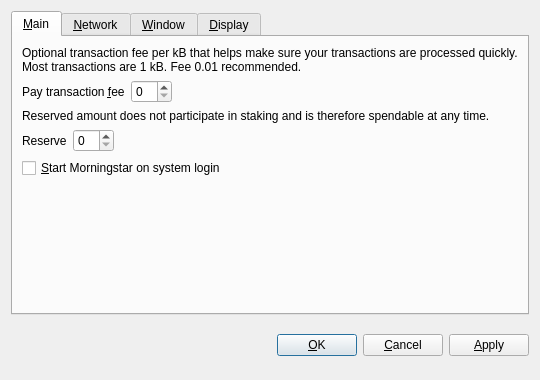
<?xml version="1.0" encoding="UTF-8"?>
<ui version="4.0">
 <class>OptionsDialog</class>
 <widget class="QDialog" name="OptionsDialog">
  <property name="geometry">
   <rect>
    <x>0</x>
    <y>0</y>
    <width>540</width>
    <height>380</height>
   </rect>
  </property>
  <property name="windowTitle">
   <string>Options</string>
  </property>
  <property name="modal">
   <bool>true</bool>
  </property>
  <layout class="QVBoxLayout" name="verticalLayout">
   <item>
    <widget class="QTabWidget" name="tabWidget">
     <property name="tabPosition">
      <enum>QTabWidget::North</enum>
     </property>
     <property name="currentIndex">
      <number>0</number>
     </property>
     <widget class="QWidget" name="tabMain">
      <attribute name="title">
       <string>&amp;Main</string>
      </attribute>
      <layout class="QVBoxLayout" name="verticalLayout_Main">
       <item>
        <widget class="QLabel" name="transactionFeeInfoLabel">
         <property name="text">
          <string>Optional transaction fee per kB that helps make sure your transactions are processed quickly. Most transactions are 1 kB. Fee 0.01 recommended.</string>
         </property>
         <property name="textFormat">
          <enum>Qt::PlainText</enum>
         </property>
         <property name="wordWrap">
          <bool>true</bool>
         </property>
        </widget>
       </item>
       <item>
        <layout class="QHBoxLayout" name="horizontalLayoutFee">
         <item>
          <widget class="QLabel" name="transactionFeeLabel">
           <property name="text">
            <string>Pay transaction &amp;fee</string>
           </property>
           <property name="textFormat">
            <enum>Qt::PlainText</enum>
           </property>
           <property name="buddy">
            <cstring>transactionFee</cstring>
           </property>
          </widget>
         </item>
         <item>
          <widget class="BitcoinAmountField" name="transactionFee"/>
         </item>
         <item>
          <spacer name="horizontalSpacerFee">
           <property name="orientation">
            <enum>Qt::Horizontal</enum>
           </property>
           <property name="sizeHint" stdset="0">
            <size>
             <width>40</width>
             <height>20</height>
            </size>
           </property>
          </spacer>
         </item>
        </layout>
       </item>
       <item>
        <widget class="QLabel" name="reserveBalanceInfoLabel">
         <property name="text">
          <string>Reserved amount does not participate in staking and is therefore spendable at any time.</string>
         </property>
         <property name="textFormat">
          <enum>Qt::PlainText</enum>
         </property>
         <property name="wordWrap">
          <bool>true</bool>
         </property>
        </widget>
       </item>
       <item>
        <layout class="QHBoxLayout" name="horizontalLayoutReserveBalance">
         <item>
          <widget class="QLabel" name="reserveBalanceLabel">
           <property name="text">
            <string>Reserve</string>
           </property>
           <property name="textFormat">
            <enum>Qt::PlainText</enum>
           </property>
           <property name="buddy">
            <cstring>reserveBalance</cstring>
           </property>
          </widget>
         </item>
         <item>
          <widget class="BitcoinAmountField" name="reserveBalance"/>
         </item>
         <item>
          <spacer name="horizontalSpacerReserveBalance">
           <property name="orientation">
            <enum>Qt::Horizontal</enum>
           </property>
           <property name="sizeHint" stdset="0">
            <size>
             <width>40</width>
             <height>20</height>
            </size>
           </property>
          </spacer>
         </item>
        </layout>
       </item>
       <item>
        <widget class="QCheckBox" name="bitcoinAtStartup">
         <property name="toolTip">
          <string>Automatically start Morningstar after logging in to the system.</string>
         </property>
         <property name="text">
          <string>&amp;Start Morningstar on system login</string>
         </property>
        </widget>
       </item>
       <item>
        <spacer name="verticalSpacer_Main">
         <property name="orientation">
          <enum>Qt::Vertical</enum>
         </property>
         <property name="sizeHint" stdset="0">
          <size>
           <width>20</width>
           <height>40</height>
          </size>
         </property>
        </spacer>
       </item>
      </layout>
     </widget>
     <widget class="QWidget" name="tabNetwork">
      <attribute name="title">
       <string>&amp;Network</string>
      </attribute>
      <layout class="QVBoxLayout" name="verticalLayout_Network">
       <item>
        <widget class="QCheckBox" name="mapPortUpnp">
         <property name="toolTip">
          <string>Automatically open the Morningstar client port on the router. This only works when your router supports UPnP and it is enabled.</string>
         </property>
         <property name="text">
          <string>Map port using &amp;UPnP</string>
         </property>
        </widget>
       </item>
       <item>
        <widget class="QCheckBox" name="connectSocks">
         <property name="toolTip">
          <string>Connect to the Morningstar network through a SOCKS5 proxy (e.g. when connecting through Tor).</string>
         </property>
         <property name="text">
          <string>&amp;Connect through SOCKS5 proxy:</string>
         </property>
        </widget>
       </item>
       <item>
        <layout class="QHBoxLayout" name="horizontalLayout_Network">
         <item>
          <widget class="QLabel" name="proxyIpLabel">
           <property name="text">
            <string>Proxy &amp;IP:</string>
           </property>
           <property name="textFormat">
            <enum>Qt::PlainText</enum>
           </property>
           <property name="buddy">
            <cstring>proxyIp</cstring>
           </property>
          </widget>
         </item>
         <item>
          <widget class="QValidatedLineEdit" name="proxyIp">
           <property name="maximumSize">
            <size>
             <width>140</width>
             <height>16777215</height>
            </size>
           </property>
           <property name="toolTip">
            <string>IP address of the proxy (e.g. 127.0.0.1)</string>
           </property>
          </widget>
         </item>
         <item>
          <widget class="QLabel" name="proxyPortLabel">
           <property name="text">
            <string>&amp;Port:</string>
           </property>
           <property name="textFormat">
            <enum>Qt::PlainText</enum>
           </property>
           <property name="buddy">
            <cstring>proxyPort</cstring>
           </property>
          </widget>
         </item>
         <item>
          <widget class="QLineEdit" name="proxyPort">
           <property name="maximumSize">
            <size>
             <width>55</width>
             <height>16777215</height>
            </size>
           </property>
           <property name="toolTip">
            <string>Port of the proxy (e.g. 9050)</string>
           </property>
          </widget>
         </item>
         <item>
          <spacer name="horizontalSpacer_Network">
           <property name="orientation">
            <enum>Qt::Horizontal</enum>
           </property>
           <property name="sizeHint" stdset="0">
            <size>
             <width>40</width>
             <height>20</height>
            </size>
           </property>
          </spacer>
         </item>
        </layout>
       </item>
       <item>
        <spacer name="verticalSpacer_Network">
         <property name="orientation">
          <enum>Qt::Vertical</enum>
         </property>
         <property name="sizeHint" stdset="0">
          <size>
           <width>20</width>
           <height>40</height>
          </size>
         </property>
        </spacer>
       </item>
      </layout>
     </widget>
     <widget class="QWidget" name="tabWindow">
      <attribute name="title">
       <string>&amp;Window</string>
      </attribute>
      <layout class="QVBoxLayout" name="verticalLayout_Window">
       <item>
        <widget class="QCheckBox" name="minimizeToTray">
         <property name="toolTip">
          <string>Show only a tray icon after minimizing the window.</string>
         </property>
         <property name="text">
          <string>&amp;Minimize to the tray instead of the taskbar</string>
         </property>
        </widget>
       </item>
       <item>
        <widget class="QCheckBox" name="minimizeOnClose">
         <property name="toolTip">
          <string>Minimize instead of exit the application when the window is closed. When this option is enabled, the application will be closed only after selecting Quit in the menu.</string>
         </property>
         <property name="text">
          <string>M&amp;inimize on close</string>
         </property>
        </widget>
       </item>
       <item>
        <spacer name="verticalSpacer_Window">
         <property name="orientation">
          <enum>Qt::Vertical</enum>
         </property>
         <property name="sizeHint" stdset="0">
          <size>
           <width>20</width>
           <height>40</height>
          </size>
         </property>
        </spacer>
       </item>
      </layout>
     </widget>
     <widget class="QWidget" name="tabDisplay">
      <attribute name="title">
       <string>&amp;Display</string>
      </attribute>
      <layout class="QVBoxLayout" name="verticalLayout_Display">
       <item>
        <layout class="QHBoxLayout" name="horizontalLayout_1_Display">
         <item>
          <widget class="QLabel" name="langLabel">
           <property name="text">
            <string>User Interface &amp;language:</string>
           </property>
           <property name="textFormat">
            <enum>Qt::PlainText</enum>
           </property>
           <property name="buddy">
            <cstring>lang</cstring>
           </property>
          </widget>
         </item>
         <item>
          <widget class="QValueComboBox" name="lang">
           <property name="toolTip">
            <string>The user interface language can be set here. This setting will take effect after restarting Morningstar.</string>
           </property>
          </widget>
         </item>
        </layout>
       </item>
       <item>
        <layout class="QHBoxLayout" name="horizontalLayout_2_Display">
         <item>
          <widget class="QLabel" name="unitLabel">
           <property name="text">
            <string>&amp;Unit to show amounts in:</string>
           </property>
           <property name="textFormat">
            <enum>Qt::PlainText</enum>
           </property>
           <property name="buddy">
            <cstring>unit</cstring>
           </property>
          </widget>
         </item>
         <item>
          <widget class="QValueComboBox" name="unit">
           <property name="toolTip">
            <string>Choose the default subdivision unit to show in the interface and when sending coins.</string>
           </property>
          </widget>
         </item>
        </layout>
       </item>
       <item>
        <widget class="QCheckBox" name="coinControlFeatures">
         <property name="toolTip">
          <string>Whether to show coin control features or not.</string>
         </property>
         <property name="text">
          <string>Display coin &amp;control features (experts only!)</string>
         </property>
        </widget>
       </item>
       <item>
        <widget class="QCheckBox" name="minimizeCoinAge">
         <property name="toolTip">
          <string>Whether to select the coin outputs randomly or with minimal coin age.</string>
         </property>
         <property name="text">
          <string>Minimize weight consumption (experimental)</string>
         </property>
        </widget>
       </item>
       <item>
        <widget class="QCheckBox" name="useBlackTheme">
         <property name="text">
          <string>Use Morningstar visual theme (requires restart)</string>
         </property>
        </widget>
       </item>
       <item>
        <spacer name="verticalSpacer_Display">
         <property name="orientation">
          <enum>Qt::Vertical</enum>
         </property>
         <property name="sizeHint" stdset="0">
          <size>
           <width>20</width>
           <height>40</height>
          </size>
         </property>
        </spacer>
       </item>
      </layout>
     </widget>
    </widget>
   </item>
   <item>
    <layout class="QHBoxLayout" name="horizontalLayout_Buttons">
     <item>
      <spacer name="horizontalSpacer_1">
       <property name="orientation">
        <enum>Qt::Horizontal</enum>
       </property>
       <property name="sizeHint" stdset="0">
        <size>
         <width>40</width>
         <height>48</height>
        </size>
       </property>
      </spacer>
     </item>
     <item>
      <widget class="QLabel" name="statusLabel">
       <property name="font">
        <font>
         <weight>75</weight>
         <bold>true</bold>
        </font>
       </property>
       <property name="text">
        <string/>
       </property>
       <property name="textFormat">
        <enum>Qt::PlainText</enum>
       </property>
       <property name="wordWrap">
        <bool>true</bool>
       </property>
      </widget>
     </item>
     <item>
      <spacer name="horizontalSpacer_2">
       <property name="orientation">
        <enum>Qt::Horizontal</enum>
       </property>
       <property name="sizeHint" stdset="0">
        <size>
         <width>40</width>
         <height>48</height>
        </size>
       </property>
      </spacer>
     </item>
     <item>
      <widget class="QPushButton" name="okButton">
       <property name="text">
        <string>&amp;OK</string>
       </property>
      </widget>
     </item>
     <item>
      <widget class="QPushButton" name="cancelButton">
       <property name="text">
        <string>&amp;Cancel</string>
       </property>
       <property name="autoDefault">
        <bool>false</bool>
       </property>
      </widget>
     </item>
     <item>
      <widget class="QPushButton" name="applyButton">
       <property name="text">
        <string>&amp;Apply</string>
       </property>
       <property name="autoDefault">
        <bool>false</bool>
       </property>
      </widget>
     </item>
    </layout>
   </item>
  </layout>
 </widget>
 <customwidgets>
  <customwidget>
   <class>BitcoinAmountField</class>
   <extends>QSpinBox</extends>
   <header>bitcoinamountfield.h</header>
  </customwidget>
  <customwidget>
   <class>QValueComboBox</class>
   <extends>QComboBox</extends>
   <header>qvaluecombobox.h</header>
  </customwidget>
  <customwidget>
   <class>QValidatedLineEdit</class>
   <extends>QLineEdit</extends>
   <header>qvalidatedlineedit.h</header>
  </customwidget>
 </customwidgets>
 <resources/>
 <connections/>
</ui>
